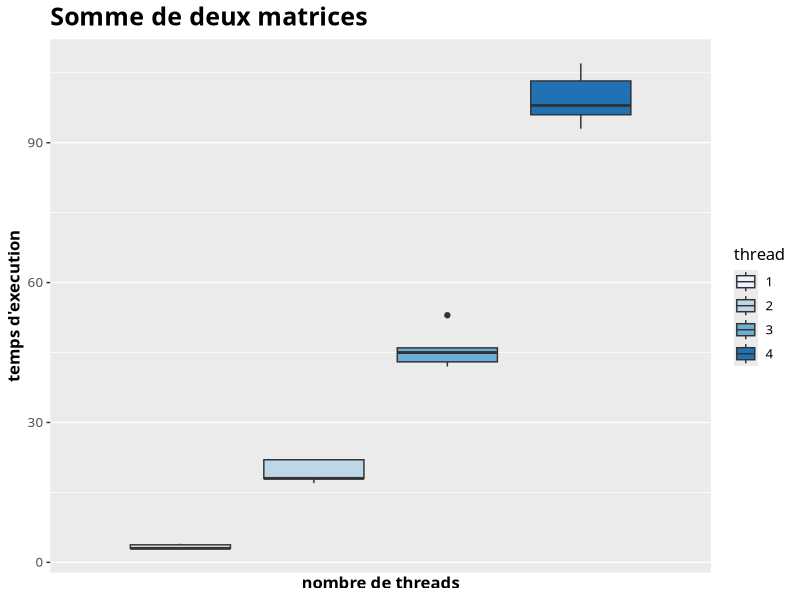
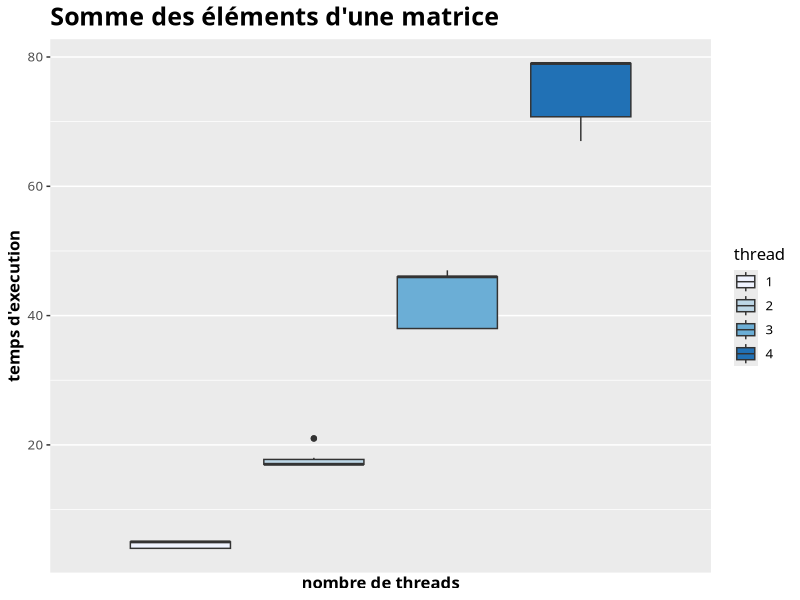
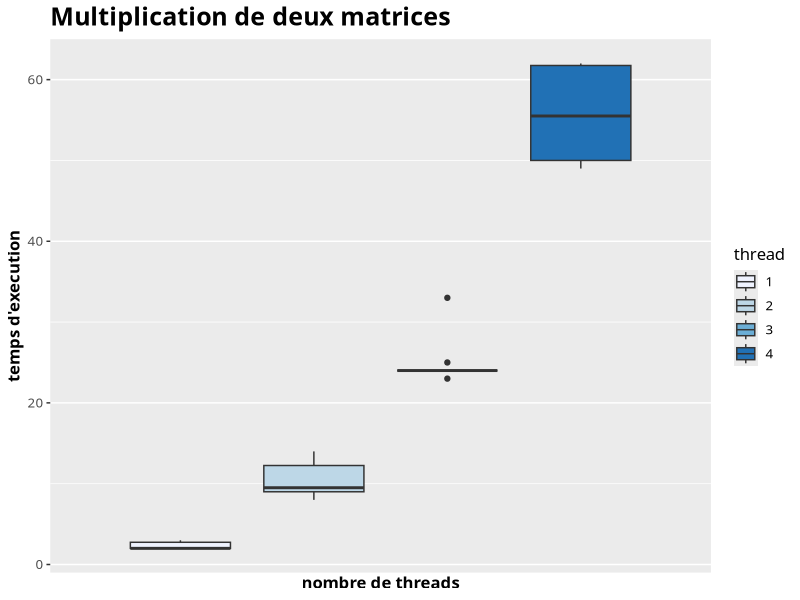

These figures' R source, in order:
data=read.table("resultat_force_faible_10.txt",head=TRUE)
data

library(ggplot2)

# SOMME DE DEUX MATRICES
thread=as.factor(data$nb_thread)
g1<- ggplot(data, aes(x=nb_thread, group=nb_thread, y=diff1_somme_deux_mat,fill=thread)) + 
  geom_boxplot() +
  scale_y_continuous(name = "temps d'execution") +
  scale_x_discrete(name = "nombre de threads") +
  ggtitle("Somme de deux matrices")+
  theme(plot.title = element_text(size = 18, family = "Tahoma", face = "bold"),
        text = element_text(size = 12, family = "Tahoma"),
        axis.title = element_text(face="bold"),
        axis.text.x=element_text(size = 10))+ 
  scale_fill_brewer(palette="Blues")

g1


# SOMME DES ELEMENTS D'UNE MATRICE
thread=as.factor(data$nb_thread)
g2<- ggplot(data, aes(x=nb_thread, group=nb_thread, y=diff2_somme_mat,fill=thread)) + 
  geom_boxplot() +
  scale_y_continuous(name = "temps d'execution") +
  scale_x_discrete(name = "nombre de threads") +
  ggtitle("Somme des éléments d'une matrice")+
  theme(plot.title = element_text(size = 18, family = "Tahoma", face = "bold"),
        text = element_text(size = 12, family = "Tahoma"),
        axis.title = element_text(face="bold"),
        axis.text.x=element_text(size = 10))+ 
  scale_fill_brewer(palette="Blues")

g2


# MULTIPLICATION DE DEUX MATRICES
thread=as.factor(data$nb_thread)
g3<- ggplot(data, aes(x=nb_thread, group=nb_thread, y=diff3_multi_mat,fill=thread)) + 
  geom_boxplot() +
  scale_y_continuous(name = "temps d'execution") +
  scale_x_discrete(name = "nombre de threads") +
  ggtitle("Multiplication de deux matrices")+
  theme(plot.title = element_text(size = 18, family = "Tahoma", face = "bold"),
        text = element_text(size = 12, family = "Tahoma"),
        axis.title = element_text(face="bold"),
        axis.text.x=element_text(size = 10))+ 
  scale_fill_brewer(palette="Blues")

g3



